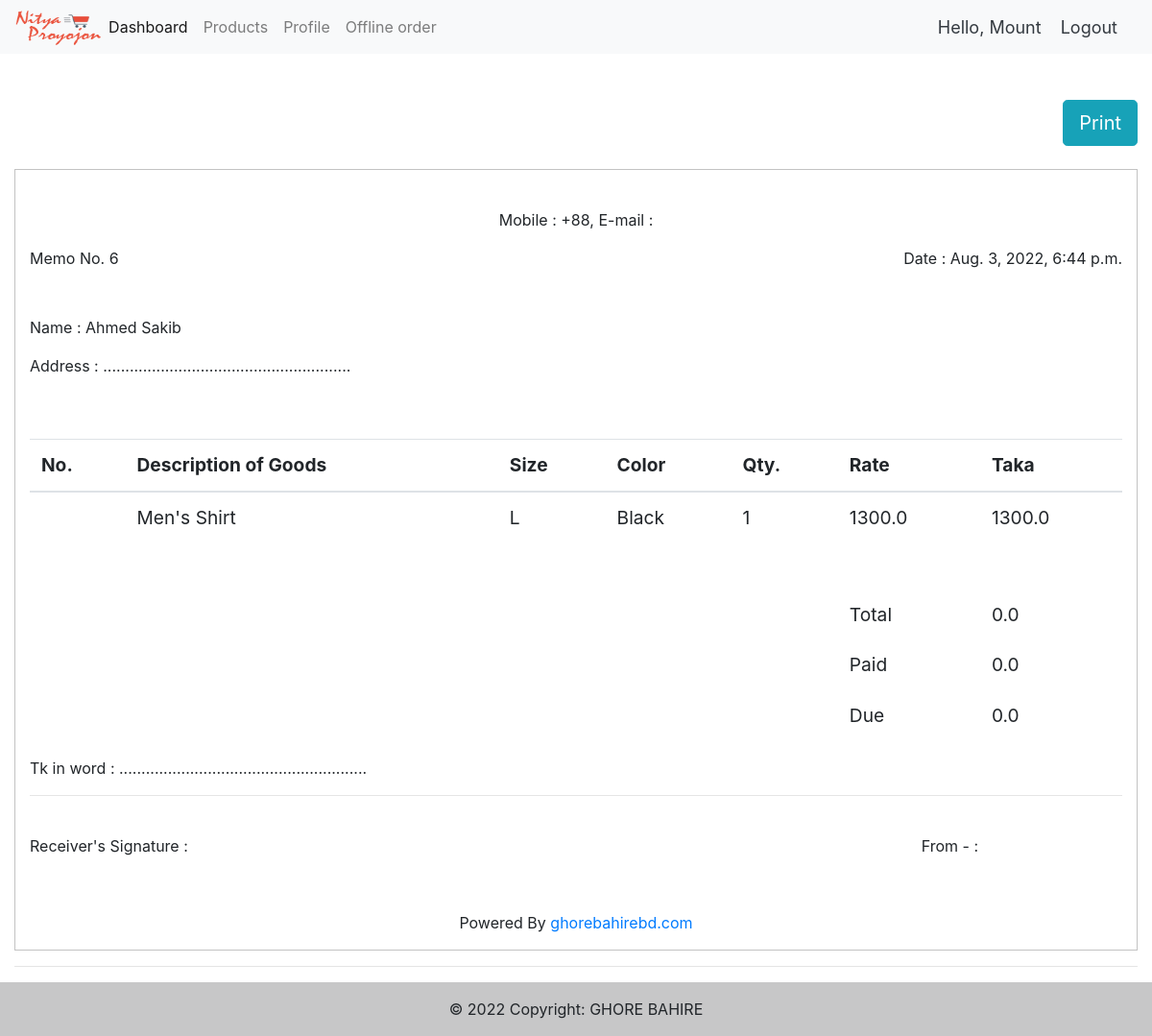
/shop/offline-order/memoPrint/6/ (signed in), run on an earlier commit of the app's database.
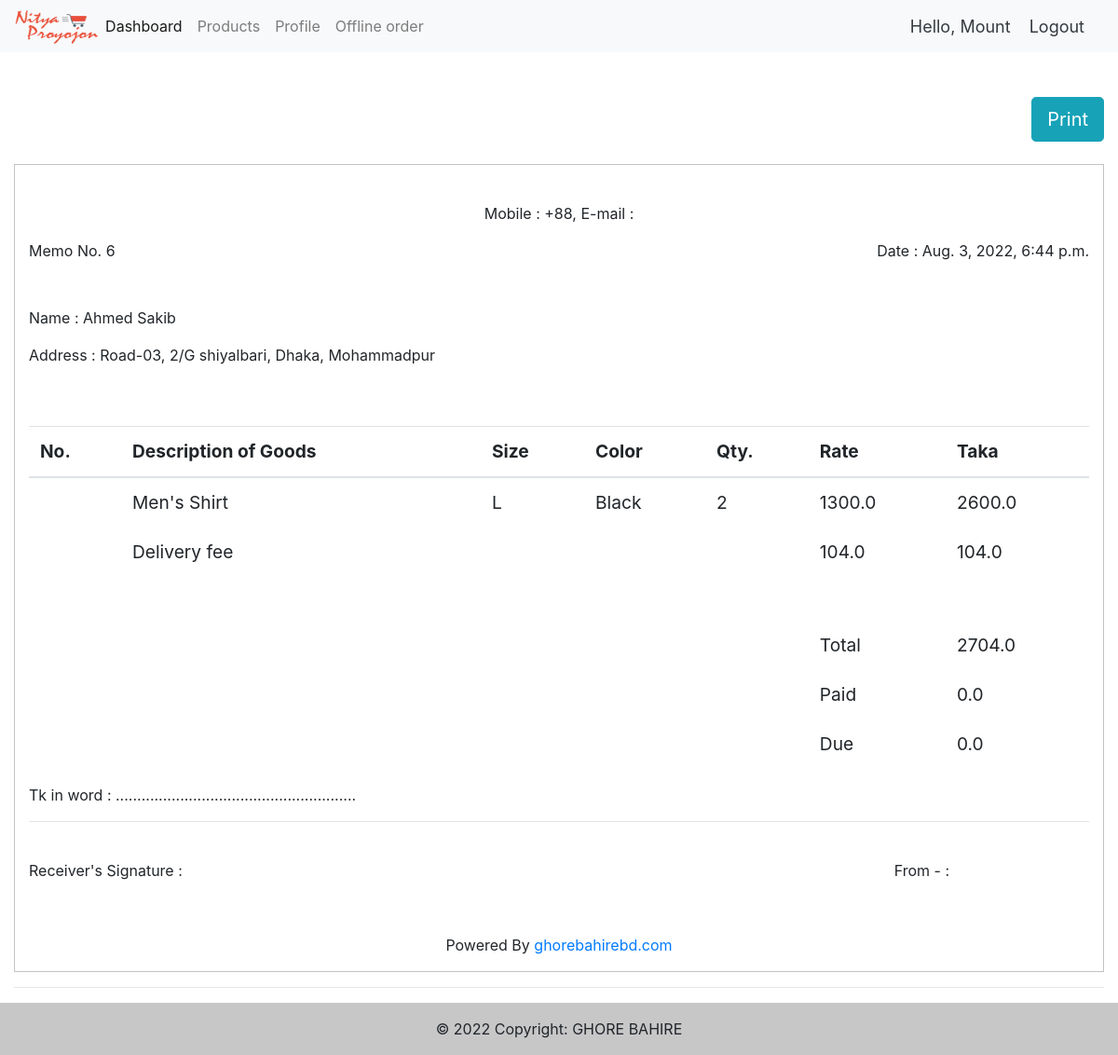
And on a later commit of the database.
### store/models.py (models this page shows, shortened)
class OrderItem(models.Model):
    STATUS = (
        ('Pending','Pending'),
        ('Out for delivery', 'Out for delivery'),
        ('Delivered','Delivered')
    )
    shop = models.ForeignKey(ShopOwner, on_delete=models.SET_NULL, blank=True, null=True)
    customer = models.ForeignKey(Customer, null=True, on_delete= models.CASCADE)
    product = models.ForeignKey(Product, on_delete=models.CASCADE, blank=True, null=True)
    order = models.ForeignKey(Order, on_delete=models.CASCADE, blank=True, null=True)
    quantity = models.IntegerField(default=0,null=True,blank=True)
    rate = models.FloatField(default=0,blank=True,null=True)
    total = models.FloatField(default=0,blank=True,null=True)
    color = models.CharField(blank=True,null=True, max_length=100)
    size = models.CharField(blank=True,null=True, max_length=100)
    date_added = models.DateTimeField(auto_now_add=True)
    status = models.CharField(default="Pending",max_length=200,blank=True, null=True,choices=STATUS)

class Order(models.Model):
    STATUS = (
        ('Pending','Pending'),
        ('Out for delivery', 'Out for delivery'),
        ('Delivered','Delivered'),
        ('Take','Take')
    )
    shop = models.ForeignKey(ShopOwner, on_delete=models.SET_NULL, blank=True, null=True)
    customer = models.ForeignKey(Customer, null=True, on_delete= models.CASCADE)
    complete = models.BooleanField(default=False)
    transaction_id = models.CharField(max_length=200, null=True)
    date_created = models.DateTimeField(auto_now_add=True, null=True)
    date_added = models.DateTimeField(auto_now_add=True)
    delivery_fee = models.FloatField(default=0,blank=True,null=True)
    total = models.FloatField(default=0,blank=True,null=True)
    advance = models.FloatField(default=0,blank=True,null=True)
    due = models.FloatField(default=0,blank=True,null=True)
    status = models.CharField(default="Pending",max_length=200,blank=True, null=True,choices=STATUS)
    taken_user = models.ForeignKey(User, null=True, on_delete= models.CASCADE)

class Customer(models.Model):
    user = models.OneToOneField(User, null = True,blank=True ,on_delete=models.CASCADE)
    phone = models.CharField(max_length=200, null=True )
    profile_pic = models.ImageField(default="profile.png",null = True,blank = True)
    date_created = models.DateTimeField(auto_now_add=True, null=True)

class Product(models.Model):
    FOR = (
        ('woman','Woman'),
        ('man', 'Man')
    )
    shopowner = models.ForeignKey(ShopOwner, null=True, on_delete= models.CASCADE)
    name = models.CharField(max_length=200,blank = True, null=True)
    price = models.FloatField(default=0,null=True)
    category = models.ManyToManyField(Category)
    description = models.CharField(max_length=2000, null=True,blank=True)
    date_created = models.DateTimeField(auto_now_add=True, null=True)
    quantity = models.CharField(max_length=100,blank = True, null=True)
    digital = models.BooleanField(default=False, null=True, blank=False)
    color = models.ManyToManyField(Color)
    size = models.ManyToManyField(Size)
    stock = models.IntegerField(default=0, null = True,blank = True)
    discount = models.IntegerField(default=0, null = True,blank = True)
    discount_amount = models.FloatField(default=0, null = True,blank = True)
    rate = models.FloatField(default=0, null = True,blank = True)
    featured = models.BooleanField(default=False,blank=True,null=True)
    c_for = models.CharField(max_length=200,blank=True, null=True,choices=FOR)

class ShippingAddress(models.Model):
    customer = models.ForeignKey(Customer, on_delete=models.CASCADE, blank=True, null=True)
    order = models.ForeignKey(Order, on_delete=models.CASCADE, blank=True, null=True)
    address = models.CharField(max_length=200, null=True)
    city = models.CharField(max_length=200, null=True)
    state = models.CharField(max_length=200, null=True)
    zipcode = models.CharField(max_length=200, null=True)
    date_added = models.DateTimeField(auto_now_add=True)

### store/decorators.py (the view)
    def wrapper_function(request, *args, **kwargs):
        group = None
        if request.user.groups.exists():
            group = request.user.groups.all()[0].name
        if group == 'customer':
            return redirect('store')
        if group == 'shopowner':
            return view_func(request, *args, **kwargs)

### store/views.py (called while the page is built)
@login_required(login_url='login')
@shopowner_only
def memoPrint(request,pk):
    order_y = Order.objects.get(id = pk)
    shop = order_y.shop
    orders = OrderItem.objects.filter(order = order_y)
    address_check  = ShippingAddress.objects.filter(order=order_y).count()
    if address_check >0 :
        address = ShippingAddress.objects.get(order=order_y)
        context ={
            'order':order_y,'orders':orders,'address':address,'shop':shop,
        }
    else:
         context ={
            'order':order_y,'orders':orders,'shop':shop,
        }
    return render(request,'shop/memoPrint.html',context)

### store/templates/shop/memoPrint.html (shortened to what this page needs)
{% extends 'shop/main.html' %}
{% block main %}
<br><br>
<button class="btn btn-lg btn-info" onclick="printDiv('memo')" style="float: right;">Print</button> <br><br>
{% include 'memo_template.html' %}
{% endblock %}

### store/templates/memo_template.html (shortened to what this page needs)
{% load widget_tweaks %}
{% load static %}
<br>
<section class="view_order" id="memo">
    <div class="order_memo" style="background-color: #fff;">
        <div class="container-fluid"> <br>
            <div class="header text-center">
                <p>Mobile : +88{{shop.phone}}, E-mail : {{shop.user.email}}</p>
            </div>
            <div class="content">
                <p class="order_id">Memo No. {{order.id}}</p> <p class="order_date">Date : {{order.date_added}}</p><br><br><br>
                <p>Name : {% if order.customer.user.first_name %} {{order.customer.user.first_name}} {{order.customer.user.last_name}} {% else %} ........................................................{% endif %}</p>
                <p>Address :{% if address %} {{address.address}}, {{address.city}}, {{address.state}} {%else%} ........................................................{%endif%}</p>
            </div><br><br>
            <div class="order_info">
                <table class="table">
                    <thead>
                        <tr>
                            <th>No.</th>
                            <th>Description of Goods</th>
                            <th>Size</th>
                            <th>Color</th>
                            <th>Qty.</th>
                            <th>Rate</th>
                            <th>Taka</th>
                        </tr>
                    </thead>
                    <tbody>
                        {% for i in orders %}
                        <tr>
                            <td></td>
                            <td>{{i.product.name}}</td>
                            <td>{%if i.size%}{{i.size}}{%endif%}</td>
                            <td>{%if i.color%}{{i.color}}{%endif%}</td>
                            <td>{{i.quantity}}</td>
                            <td>{{i.rate}}</td>
                            <td>{{i.total}}</td>
                        </tr>
                        {% endfor %}
                        {% if order.delivery_fee %}
                        <tr>
                            <td></td>
                            <td>Delivery fee</td>
                            <td></td>
                            <td></td>
                            <td></td>
                            <td>{{order.delivery_fee}}</td>
                            <td>{{order.delivery_fee}}</td>
                        </tr>
                        {% endif %}
                        <tr>
                            <td colspan="7"></td>
                        </tr>
                        <tr>
                            <td colspan="7"></td>
                        </tr>
                        <tr>
                            <td colspan="5"></td>
                            <td>Total</td>
                            <td> {{order.total}}</td>
                        </tr>
                        <tr>
                            <td colspan="5"></td>
                            <td>Paid </td>
                            <td>{{order.advance}}</td>
                        </tr>
                        <tr>
                            <td colspan="5"></td>
                            <td>Due</td>
                            <td> {{order.due}}</td>
                        </tr>
                    </tbody>
                </table>
                <div class="aprroval">
                    <p>Tk in word : ........................................................</p>
                    <hr> <br>
                    <p class="sign-1">Receiver's Signature :</p>
                    <p class="sign-2">From - {{ shop.user.first_name }} {{ shop.user.last_name }} :</p>
                </div>
                <div class="powered_by text-center">
                    <p>Powered By <a href="{% url 'store:store' %}">ghorebahirebd.com</a></p>
                </div>
            </div>
        </div>
    </div>
</section>

What changed in the data, as far as the page shows it:
changed Order "Ahmed": delivery_fee (not shown) → "104.0"; total "0.0" → "2704.0"
added ShippingAddress: address "Road-03, 2/G shiyalbari", city "Dhaka", state "Mohammadpur"
changed OrderItem "Black": quantity "1" → "2"; total "1300.0" → "2600.0"
Also different on the page:
text now shown: ", , Delivery fee"
